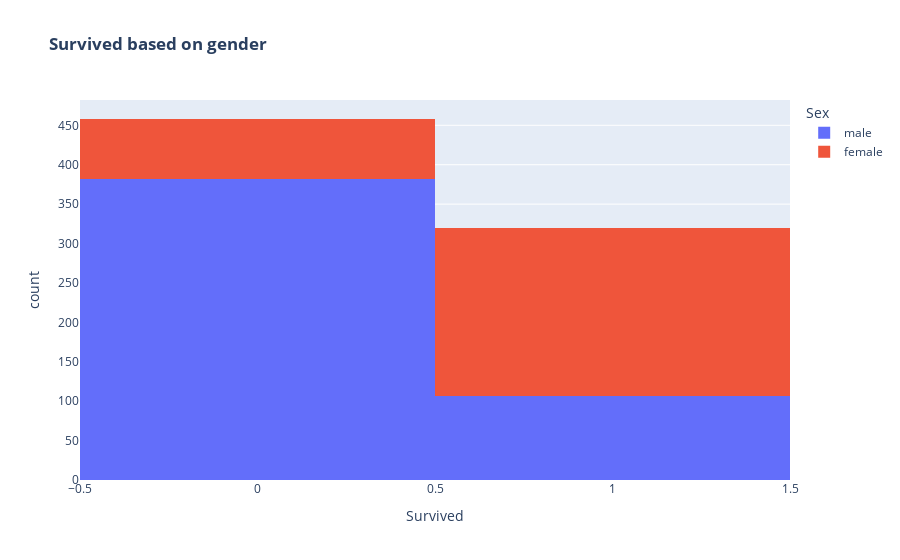

Notebook code for this chart:
### Code cell
px.histogram(df , x = 'Survived' , color = 'Sex' , title = '<b> Survived based on gender')

### Figure 1 — Plotly figure (JSON) as saved in the notebook; plotly's stock layout.template omitted (floating-point values rounded to 4 significant figures; data arrays with more than 128 entries replaced by an {"elided": "..."} marker saying what was removed)
{"data": [{"bingroup": "x", "hovertemplate": "Sex=male<br>Survived=%{x}<br>count=%{y}<extra></extra>", "legendgroup": "male", "marker": {"color": "#636efa", "pattern": {"shape": ""}}, "name": "male", "orientation": "v", "showlegend": true, "type": "histogram", "x": {"elided": "488 int values"}, "xaxis": "x", "yaxis": "y"}, {"bingroup": "x", "hovertemplate": "Sex=female<br>Survived=%{x}<br>count=%{y}<extra></extra>", "legendgroup": "female", "marker": {"color": "#EF553B", "pattern": {"shape": ""}}, "name": "female", "orientation": "v", "showlegend": true, "type": "histogram", "x": {"elided": "290 int values"}, "xaxis": "x", "yaxis": "y"}], "layout": {"barmode": "relative", "legend": {"title": {"text": "Sex"}, "tracegroupgap": 0}, "title": {"text": "<b> Survived based on gender"}, "xaxis": {"anchor": "y", "domain": [0, 1], "title": {"text": "Survived"}}, "yaxis": {"anchor": "x", "domain": [0, 1], "title": {"text": "count"}}}}
